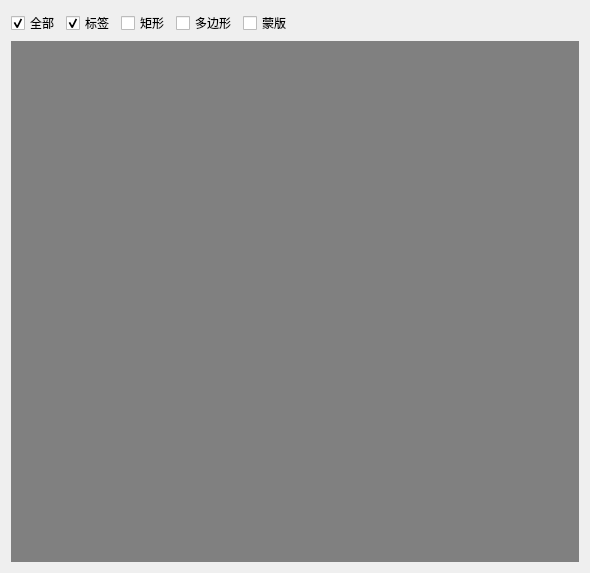
<?xml version="1.0" encoding="UTF-8"?>
<ui version="4.0">
 <class>Form</class>
 <widget class="QWidget" name="Form">
  <property name="geometry">
   <rect>
    <x>0</x>
    <y>0</y>
    <width>590</width>
    <height>573</height>
   </rect>
  </property>
  <property name="windowTitle">
   <string>Form</string>
  </property>
  <layout class="QVBoxLayout" name="verticalLayout" stretch="0,1">
   <item>
    <layout class="QHBoxLayout" name="horizontalLayout">
     <item>
      <widget class="QCheckBox" name="chk_total">
       <property name="text">
        <string>全部</string>
       </property>
       <property name="checked">
        <bool>true</bool>
       </property>
      </widget>
     </item>
     <item>
      <widget class="QCheckBox" name="chk_label">
       <property name="text">
        <string>标签</string>
       </property>
       <property name="checked">
        <bool>true</bool>
       </property>
      </widget>
     </item>
     <item>
      <widget class="QCheckBox" name="chk_bbox">
       <property name="text">
        <string>矩形</string>
       </property>
      </widget>
     </item>
     <item>
      <widget class="QCheckBox" name="chk_poly">
       <property name="text">
        <string>多边形</string>
       </property>
      </widget>
     </item>
     <item>
      <widget class="QCheckBox" name="chk_mask">
       <property name="text">
        <string>蒙版</string>
       </property>
      </widget>
     </item>
     <item>
      <spacer name="horizontalSpacer">
       <property name="orientation">
        <enum>Qt::Horizontal</enum>
       </property>
       <property name="sizeHint" stdset="0">
        <size>
         <width>40</width>
         <height>20</height>
        </size>
       </property>
      </spacer>
     </item>
    </layout>
   </item>
   <item>
    <layout class="QHBoxLayout" name="horizontalLayout_2" stretch="1">
     <item>
      <widget class="QWidget" name="painter_area" native="true">
       <property name="sizePolicy">
        <sizepolicy hsizetype="Preferred" vsizetype="Preferred">
         <horstretch>0</horstretch>
         <verstretch>0</verstretch>
        </sizepolicy>
       </property>
       <property name="styleSheet">
        <string notr="true">background: gray</string>
       </property>
      </widget>
     </item>
    </layout>
   </item>
  </layout>
 </widget>
 <resources/>
 <connections/>
</ui>
